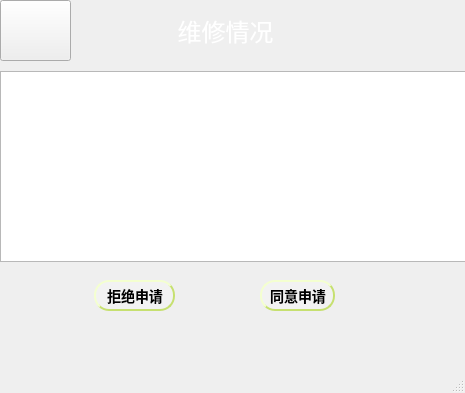
<?xml version="1.0" encoding="UTF-8"?>
<ui version="4.0">
 <class>MainWindow13</class>
 <widget class="QMainWindow" name="MainWindow13">
  <property name="geometry">
   <rect>
    <x>0</x>
    <y>0</y>
    <width>465</width>
    <height>393</height>
   </rect>
  </property>
  <property name="windowTitle">
   <string>MainWindow</string>
  </property>
  <property name="styleSheet">
   <string notr="true">
 background-color: qlineargradient(x1:0, y1:0, x2:1, y2:1,
stop:0 #ffffff,stop:1 #ffffff);</string>
  </property>
  <widget class="QWidget" name="centralwidget">
   <widget class="QLabel" name="label">
    <property name="geometry">
     <rect>
      <x>-20</x>
      <y>0</y>
      <width>491</width>
      <height>61</height>
     </rect>
    </property>
    <property name="font">
     <font>
      <pointsize>18</pointsize>
     </font>
    </property>
    <property name="styleSheet">
     <string notr="true">
 background-color: qlineargradient(x1:0, y1:0, x2:1, y2:1,
stop:0 #91c46c,stop:1#91c46c);
 
color: white; </string>
    </property>
    <property name="text">
     <string>维修情况</string>
    </property>
    <property name="alignment">
     <set>Qt::AlignCenter</set>
    </property>
   </widget>
   <widget class="QPushButton" name="pushButton">
    <property name="geometry">
     <rect>
      <x>0</x>
      <y>0</y>
      <width>71</width>
      <height>61</height>
     </rect>
    </property>
    <property name="styleSheet">
     <string notr="true">QPushButton{
border-image: url(:/pic/10.png);


 background-color: qlineargradient(x1:0, y1:0, x2:1, y2:1,
stop:0 #91c46c,stop:1#91c46c);
 
}
QPushButton:pressed {
background-color: #287d7d;
}
</string>
    </property>
    <property name="text">
     <string/>
    </property>
   </widget>
   <widget class="QLabel" name="label_6">
    <property name="geometry">
     <rect>
      <x>410</x>
      <y>320</y>
      <width>54</width>
      <height>31</height>
     </rect>
    </property>
    <property name="styleSheet">
     <string notr="true">
 background-color: qlineargradient(x1:0, y1:0, x2:1, y2:1,
stop:0 #287d7d,stop:1#287d7d);
 </string>
    </property>
    <property name="text">
     <string/>
    </property>
   </widget>
   <widget class="QLabel" name="label_5">
    <property name="geometry">
     <rect>
      <x>350</x>
      <y>320</y>
      <width>61</width>
      <height>31</height>
     </rect>
    </property>
    <property name="styleSheet">
     <string notr="true">
 background-color: qlineargradient(x1:0, y1:0, x2:1, y2:1,
stop:0 #1c344c,stop:1#1c344c);
 </string>
    </property>
    <property name="text">
     <string/>
    </property>
   </widget>
   <widget class="QLabel" name="label_4">
    <property name="geometry">
     <rect>
      <x>280</x>
      <y>320</y>
      <width>71</width>
      <height>31</height>
     </rect>
    </property>
    <property name="styleSheet">
     <string notr="true">
 background-color: qlineargradient(x1:0, y1:0, x2:1, y2:1,
stop:0 #91c46c,stop:1#91c46c);
 </string>
    </property>
    <property name="text">
     <string/>
    </property>
   </widget>
   <widget class="QLabel" name="label_3">
    <property name="geometry">
     <rect>
      <x>180</x>
      <y>320</y>
      <width>101</width>
      <height>31</height>
     </rect>
    </property>
    <property name="styleSheet">
     <string notr="true">
 background-color: qlineargradient(x1:0, y1:0, x2:1, y2:1,
stop:0 #c6e070,stop:1#c6e070);
 </string>
    </property>
    <property name="text">
     <string/>
    </property>
   </widget>
   <widget class="QLabel" name="label_2">
    <property name="geometry">
     <rect>
      <x>-10</x>
      <y>320</y>
      <width>191</width>
      <height>31</height>
     </rect>
    </property>
    <property name="styleSheet">
     <string notr="true">
 background-color: qlineargradient(x1:0, y1:0, x2:1, y2:1,
stop:0 #f2f2f2,stop:1 #f2f2f2);
 </string>
    </property>
    <property name="text">
     <string/>
    </property>
   </widget>
   <widget class="QListView" name="listView">
    <property name="geometry">
     <rect>
      <x>0</x>
      <y>71</y>
      <width>471</width>
      <height>191</height>
     </rect>
    </property>
   </widget>
   <widget class="QPushButton" name="pushButton_2">
    <property name="geometry">
     <rect>
      <x>94</x>
      <y>280</y>
      <width>81</width>
      <height>31</height>
     </rect>
    </property>
    <property name="styleSheet">
     <string notr="true">QPushButton:hover {
background-color: #91c46c;

}

QPushButton {
background-color: #ffffff;
color: #ffffff;
color: black;
                    /* 文字颜色 */
background-color: #f2f2f2;       /* 背景色 */
border-style: outset;            /* 边框风格 */
border-width: 2px;               /* 边框宽度 */
border-radius: 5px;              /* 边框圆角 */
border-color: #c6e070;           /* 边框颜色 */
font: bold 14px;                 /* 字体 */
min-width: 2em;                  /* 控件最小宽度 */
min-height: 2px;                 /* 控件最小高度 */
font-family: 宋体;            /* 字库 */
padding: 5px;                    /* 内边距 */
padding-left:6px;                /* 文字横向偏移 */
padding-top:6px;                 /* 文字纵向偏移 */
border-radius:15px
}
QPushButton:pressed {
background-color: #287d7d;
}
</string>
    </property>
    <property name="text">
     <string>拒绝申请</string>
    </property>
   </widget>
   <widget class="QPushButton" name="pushButton_3">
    <property name="geometry">
     <rect>
      <x>260</x>
      <y>280</y>
      <width>75</width>
      <height>31</height>
     </rect>
    </property>
    <property name="styleSheet">
     <string notr="true">QPushButton:hover {
background-color: #91c46c;

}

QPushButton {
background-color: #ffffff;
color: #ffffff;
color: black;
                    /* 文字颜色 */
background-color: #f2f2f2;       /* 背景色 */
border-style: outset;            /* 边框风格 */
border-width: 2px;               /* 边框宽度 */
border-radius: 5px;              /* 边框圆角 */
border-color: #c6e070;           /* 边框颜色 */
font: bold 14px;                 /* 字体 */
min-width: 2em;                  /* 控件最小宽度 */
min-height: 2px;                 /* 控件最小高度 */
font-family: 宋体;            /* 字库 */
padding: 5px;                    /* 内边距 */
padding-left:6px;                /* 文字横向偏移 */
padding-top:6px;                 /* 文字纵向偏移 */
border-radius:15px
}
QPushButton:pressed {
background-color: #287d7d;
}
</string>
    </property>
    <property name="text">
     <string>同意申请</string>
    </property>
   </widget>
  </widget>
  <widget class="QMenuBar" name="menubar">
   <property name="geometry">
    <rect>
     <x>0</x>
     <y>0</y>
     <width>465</width>
     <height>21</height>
    </rect>
   </property>
  </widget>
  <widget class="QStatusBar" name="statusbar"/>
 </widget>
 <resources/>
 <connections/>
</ui>
